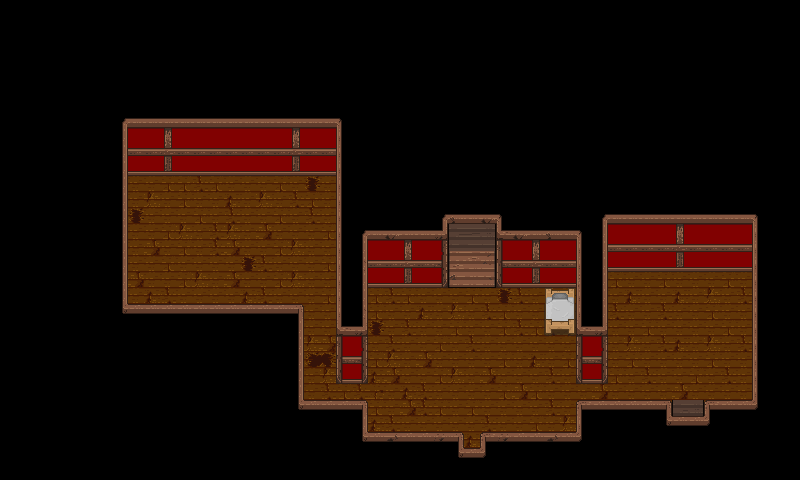

This game map was drawn from its Tiled (.tmx) file and the tilesets committed beside it. A one-line description and the trimmed map source follow:
An orthogonal 50x30 tile map with 16x16 px tiles, 3 tile layers (Base Layer, Ground Layer, Upper Layer), 2 tilesets and 8 objects (2x Entrance, Item, Spouse, WSpawn0, WSpawn1, ...).

<map version="1.4" tiledversion="1.4.1" orientation="orthogonal" renderorder="right-down" width="50" height="30" tilewidth="16" tileheight="16" infinite="0" nextlayerid="10" nextobjectid="16">
 <properties>
  <property name="Building" type="bool" value="true" />
  <property name="Manor" type="bool" value="true" />
  <property name="Production" type="bool" value="false" />
 </properties>
 <tileset firstgid="1" name="tsWallsFloors" tilewidth="16" tileheight="16" tilecount="286" columns="22">
  <image source="../Tilesets/tsWalls_Floors.png" trans="ffffff" width="352" height="209" />
  <tile id="9">
   <properties>
    <property name="Impassable" type="bool" value="true" />
   </properties>
  </tile>
  <tile id="10">
   <properties>
    <property name="Impassable" type="bool" value="true" />
   </properties>
  </tile>
  <tile id="22">
   <properties>
    <property name="Impassable" type="bool" value="true" />
   </properties>
  </tile>
  <tile id="24">
   <properties>
    <property name="Impassable" type="bool" value="true" />
   </properties>
  </tile>
  <tile id="25">
   <properties>
    <property name="Impassable" type="bool" value="true" />
   </properties>
  </tile>
  <tile id="27">
   <properties>
    <property name="Impassable" type="bool" value="true" />
   </properties>
  </tile>
  <tile id="28">
   <properties>
    <property name="Impassable" type="bool" value="true" />
   </properties>
  </tile>
  <tile id="29">
   <properties>
    <property name="Impassable" type="bool" value="true" />
   </properties>
  </tile>
  <tile id="30">
   <properties>
    <property name="Impassable" type="bool" value="true" />
   </properties>
  </tile>
  <tile id="31">
   <properties>
    <property name="Impassable" type="bool" value="true" />
   </properties>
  </tile>
  <tile id="33">
   <properties>
    <property name="Impassable" type="bool" value="true" />
   </properties>
  </tile>
  <tile id="44">
   <properties>
    <property name="Impassable" type="bool" value="true" />
   </properties>
  </tile>
  <tile id="46">
   <properties>
    <property name="Impassable" type="bool" value="true" />
   </properties>
  </tile>
  <tile id="47">
   <properties>
    <property name="Impassable" type="bool" value="true" />
   </properties>
  </tile>
  <tile id="49">
   <properties>
    <property name="Impassable" type="bool" value="true" />
   </properties>
  </tile>
  <tile id="50">
   <properties>
    <property name="Impassable" type="bool" value="true" />
   </properties>
  </tile>
  <tile id="52">
   <properties>
    <property name="Impassable" type="bool" value="true" />
   </properties>
  </tile>
  <tile id="53">
   <properties>
    <property name="Impassable" type="bool" value="true" />
   </properties>
  </tile>
  <tile id="55">
   <properties>
    <property name="Impassable" type="bool" value="true" />
   </properties>
  </tile>
  <tile id="66">
   <properties>
    <property name="Impassable" type="bool" value="true" />
   </properties>
  </tile>
  <tile id="68">
   <properties>
    <property name="Impassable" type="bool" value="true" />
   </properties>
  </tile>
  <tile id="69">
   <properties>
    <property name="Impassable" type="bool" value="true" />
   </properties>
  </tile>
  <tile id="71">
   <properties>
    <property name="Impassable" type="bool" value="true" />
   </properties>
  </tile>
  <tile id="72">
   <properties>
    <property name="Impassable" type="bool" value="true" />
   </properties>
  </tile>
  <tile id="73">
   <properties>
    <property name="Impassable" type="bool" value="true" />
   </properties>
  </tile>
  <tile id="74">
   <properties>
    <property name="Impassable" type="bool" value="true" />
   </properties>
  </tile>
  <tile id="75">
   <properties>
    <property name="Impassable" type="bool" value="true" />
   </properties>
  </tile>
  <tile id="77">
   <properties>
    <property name="Impassable" type="bool" value="true" />
   </properties>
  </tile>
  <tile id="88">
   <properties>
    <property name="Impassable" type="bool" value="true" />
   </properties>
  </tile>
  <tile id="89">
   <properties>
    <property name="Impassable" type="bool" value="true" />
   </properties>
  </tile>
  <tile id="90">
   <properties>
    <property name="Impassable" type="bool" value="true" />
   </properties>
  </tile>
  <tile id="91">
   <properties>
    <property name="Impassable" type="bool" value="true" />
   </properties>
  </tile>
  <tile id="92">
   <properties>
    <property name="Impassable" type="bool" value="true" />
   </properties>
  </tile>
  <tile id="93">
   <properties>
    <property name="Impassable" type="bool" value="true" />
   </properties>
  </tile>
  <tile id="94">
   <properties>
    <property name="Impassable" type="bool" value="true" />
   </properties>
  </tile>
  <tile id="95">
   <properties>
    <property name="Impassable" type="bool" value="true" />
   </properties>
  </tile>
  <tile id="96">
   <properties>
    <property name="Impassable" type="bool" value="true" />
   </properties>
  </tile>
  <tile id="97">
   <properties>
    <property name="Impassable" type="bool" value="true" />
   </properties>
  </tile>
  <tile id="98">
   <properties>
    <property name="Impassable" type="bool" value="true" />
   </properties>
  </tile>
  <tile id="99">
   <properties>
    <property name="Impassable" type="bool" value="true" />
   </properties>
  </tile>
  <tile id="121">
   <properties>
    <property name="Impassable" type="bool" value="true" />
   </properties>
  </tile>
  <tile id="128">
   <properties>
    <property name="Impassable" type="bool" value="true" />
   </properties>
  </tile>
  <tile id="140">
   <properties>
    <property name="Impassable" type="bool" value="true" />
   </properties>
  </tile>
  <tile id="143">
   <properties>
    <property name="Impassable" type="bool" value="true" />
   </properties>
  </tile>
  <tile id="152">
   <properties>
    <property name="Impassable" type="bool" value="true" />
   </properties>
  </tile>
  <tile id="153">
   <properties>
    <property name="Impassable" type="bool" value="true" />
   </properties>
  </tile>
  <tile id="160">
   <properties>
    <property name="Impassable" type="bool" value="true" />
   </properties>
  </tile>
  <tile id="161">
   <properties>
    <property name="Impassable" type="bool" value="true" />
   </properties>
  </tile>
  <tile id="163">
   <properties>
    <property name="Impassable" type="bool" value="true" />
   </properties>
  </tile>
  <tile id="164">
   <properties>
    <property name="Impassable" type="bool" value="true" />
   </properties>
  </tile>
  <tile id="165">
   <properties>
    <property name="Impassable" type="bool" value="true" />
   </properties>
  </tile>
  <tile id="185">
   <properties>
    <property name="Impassable" type="bool" value="true" />
   </properties>
  </tile>
  <tile id="186">
   <properties>
    <property name="Impassable" type="bool" value="true" />
   </properties>
  </tile>
 </tileset>
 <tileset firstgid="287" source="../Tilesets/tsFurniture.tsx" />
 <layer id="6" name="Base Layer" width="50" height="30">
  <data>[1500 cells, 1500 non-empty, 14 distinct tile ids]</data>
 </layer>
 <layer id="7" name="Ground Layer" width="50" height="30">
  <data>[1500 cells, 237 non-empty, 43 distinct tile ids]</data>
 </layer>
 <layer id="8" name="Upper Layer" width="50" height="30">
  <data>[1500 cells, 43 non-empty, 9 distinct tile ids]</data>
 </layer>
 <objectgroup id="4" name="Travel">
  <object id="1" name="Entrance" x="464" y="460.002" width="16" height="4">
   <properties>
    <property name="EntranceDir" value="Up" />
    <property name="Map" value="mapManorGrounds" />
   </properties>
  </object>
  </objectgroup>
 <objectgroup id="9" name="MapObject">
  <!-- 1 objects omitted --></objectgroup>
 <objectgroup id="5" name="Character">
  <!-- 5 objects omitted --></objectgroup>
</map>
<!-- 7 of 8 objects omitted -->
